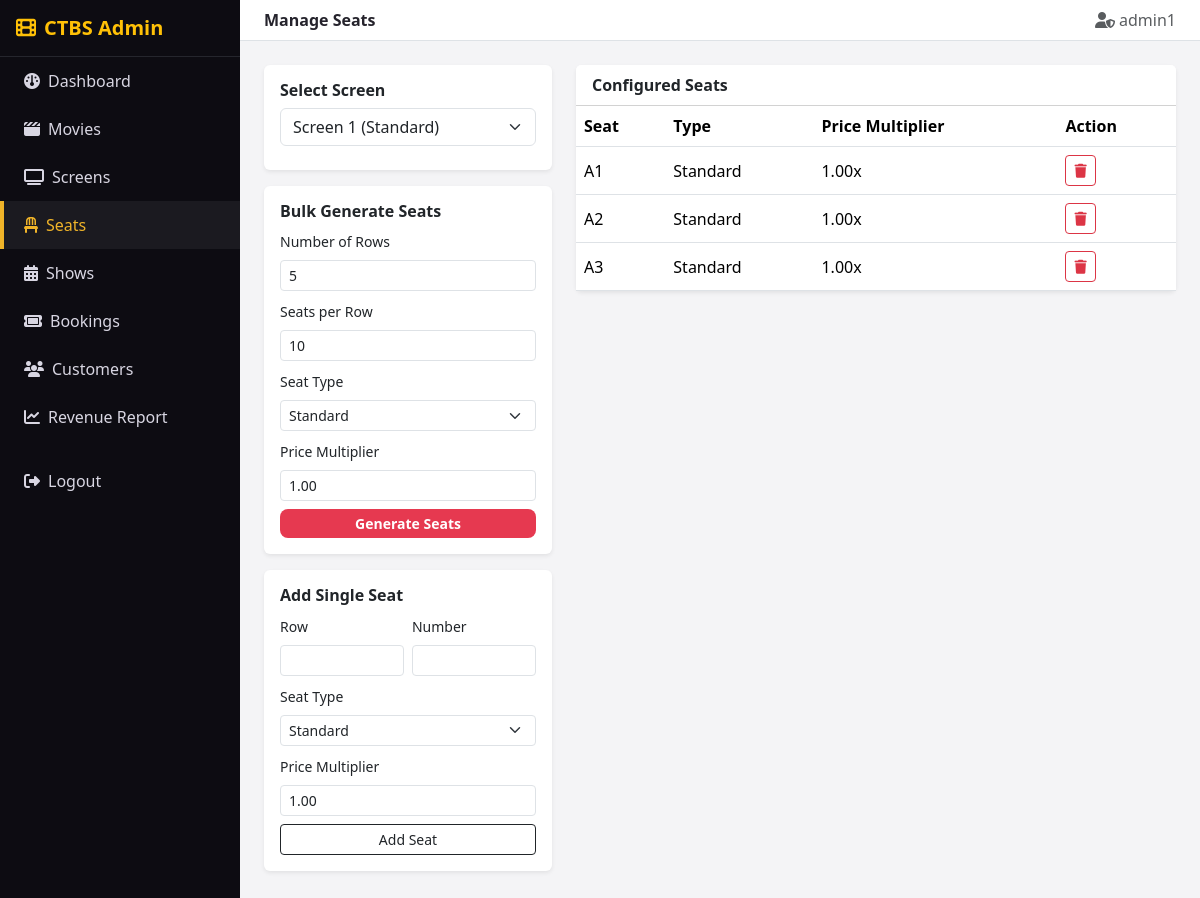
/admin/seats.php?screen_id=1 (signed in), run on the app's committed database.
### tables this page shows
CREATE TABLE Seat (
    seat_id INT PRIMARY KEY AUTO_INCREMENT,
    screen_id INT,
    seat_row CHAR(1),
    seat_number INT,
    seat_type ENUM('Standard','Premium','VIP') DEFAULT 'Standard',
    price_multiplier DECIMAL(3,2) DEFAULT 1.00,
    FOREIGN KEY (screen_id) REFERENCES Screen(screen_id),
    UNIQUE (screen_id, seat_row, seat_number)
);

### includes/auth.php (called while the page is built, shortened)
<?php
function h($str) {
    return htmlspecialchars($str ?? '', ENT_QUOTES, 'UTF-8');
}

### admin/seats.php (the view, shortened to what this page needs)
<?php
require_once '../includes/db.php';
require_once '../includes/auth.php';
$screens = mysqli_query($conn, "SELECT * FROM Screen ORDER BY screen_name");
$screen_id = isset($_GET['screen_id']) ? (int)$_GET['screen_id'] : 0;
require_once 'includes/admin_header.php';
$seats = [];
if ($screen_id) {
    $sStmt = mysqli_prepare($conn, "SELECT * FROM Seat WHERE screen_id = ? ORDER BY seat_row, seat_number");
    mysqli_stmt_bind_param($sStmt, "i", $screen_id);
    mysqli_stmt_execute($sStmt);
    $seats = mysqli_stmt_get_result($sStmt);
}
?>
<div class="row">
  <div class="col-md-4 mb-4">
    <div class="card border-0 shadow-sm">
      <div class="card-body">
        <h6 class="fw-bold">Select Screen</h6>
        <form method="GET" action="seats.php">
          <select name="screen_id" class="form-select mb-2" onchange="this.form.submit()">
            <?php mysqli_data_seek($screens, 0); while ($sc = mysqli_fetch_assoc($screens)): ?>
              <option value="<?php echo (int)$sc['screen_id']; ?>" <?php echo $screen_id === (int)$sc['screen_id'] ? 'selected' : ''; ?>>
                <?php echo h($sc['screen_name']); ?> (<?php echo h($sc['screen_type']); ?>)
              </option>
            <?php endwhile; ?>
          </select>
        </form>
      </div>
    </div>
    <?php if ($screen_id): ?>
    <div class="card border-0 shadow-sm mt-3">
      <div class="card-body">
        <h6 class="fw-bold">Bulk Generate Seats</h6>
        <form method="POST" action="seats.php">
          <div class="mb-2">
            <label class="form-label small">Number of Rows</label>
            <input type="number" name="rows_count" class="form-control form-control-sm" value="5" min="1" max="26" required>
          </div>
          <div class="mb-2">
            <label class="form-label small">Seats per Row</label>
            <input type="number" name="seats_per_row" class="form-control form-control-sm" value="10" min="1" required>
          </div>
          <div class="mb-2">
            <label class="form-label small">Seat Type</label>
            <select name="bulk_seat_type" class="form-select form-select-sm">
              <option value="Standard">Standard</option>
            </select>
          </div>
          <div class="mb-2">
            <label class="form-label small">Price Multiplier</label>
            <input type="number" step="0.01" name="bulk_price_multiplier" class="form-control form-control-sm" value="1.00" required>
          </div>
          <button type="submit" name="bulk_generate" value="1" class="btn btn-cinema btn-sm w-100">Generate Seats</button>
        </form>
      </div>
    </div>
    <div class="card border-0 shadow-sm mt-3">
      <div class="card-body">
        <h6 class="fw-bold">Add Single Seat</h6>
        <form method="POST" action="seats.php">
          <div class="row g-2 mb-2">
            <div class="col-6">
              <label class="form-label small">Row</label>
              <input type="text" name="seat_row" maxlength="1" class="form-control form-control-sm" required>
            </div>
            <div class="col-6">
              <label class="form-label small">Number</label>
              <input type="number" name="seat_number" class="form-control form-control-sm" required>
            </div>
          </div>
          <div class="mb-2">
            <label class="form-label small">Seat Type</label>
            <select name="seat_type" class="form-select form-select-sm">
              <option value="Standard">Standard</option>
            </select>
          </div>
          <div class="mb-2">
            <label class="form-label small">Price Multiplier</label>
            <input type="number" step="0.01" name="price_multiplier" class="form-control form-control-sm" value="1.00" required>
          </div>
          <button type="submit" name="add_seat" value="1" class="btn btn-outline-dark btn-sm w-100">Add Seat</button>
        </form>
      </div>
    </div>
    <?php endif; ?>
  </div>
  <div class="col-md-8">
    <?php if (!$screen_id): ?>
      <div class="alert alert-info">Select a screen on the left to view and manage its seats.</div>
    <?php else: ?>
      <div class="card border-0 shadow-sm">
        <div class="card-header bg-white fw-bold">Configured Seats</div>
        <div class="table-responsive">
          <table class="table table-cinema mb-0 align-middle">
            <thead><tr><th>Seat</th><th>Type</th><th>Price Multiplier</th><th>Action</th></tr></thead>
            <tbody>
              <?php if (mysqli_num_rows($seats) === 0): ?>
                <tr><td colspan="4" class="text-center text-muted py-3">No seats configured for this screen yet.</td></tr>
              <?php else: ?>
                <?php while ($s = mysqli_fetch_assoc($seats)): ?>
                  <tr>
                    <td><?php echo h($s['seat_row'] . $s['seat_number']); ?></td>
                    <td><?php echo h($s['seat_type']); ?></td>
                    <td><?php echo h($s['price_multiplier']); ?>x</td>
                    <td>
                      <a href="seat_delete.php?seat_id=<?php echo (int)$s['seat_id']; ?>&screen_id=<?php echo $screen_id; ?>"
                         class="btn btn-sm btn-outline-danger" onclick="return confirm('Remove this seat?');">
                        <i class="fa-solid fa-trash"></i>
                      </a>
                    </td>
                  </tr>
                <?php endwhile; ?>
              <?php endif; ?>
            </tbody>
          </table>
        </div>
      </div>
    <?php endif; ?>
  </div>
</div>
<?php require_once 'includes/admin_footer.php'; ?>

### css/style.css (style rules this page uses)
:root { --cinema-dark: #15131c; --cinema-darker: #0d0c12; --cinema-red: #e63950; --cinema-gold: #f0b429; --cinema-light: #f4f4f6; --cinema-card: #1f1c29; --cinema-muted: #9b97ad; }
body { background-color: var(--cinema-light); font-family: 'Segoe UI', Roboto, Arial, sans-serif; color: #25232c; }
.btn-cinema { background: var(--cinema-red); color: #fff; border: none; font-weight: 600; border-radius: 8px; }
.table-cinema thead { background: var(--cinema-dark); color: var(--cinema-gold); }

### data on the page
seat: seat_row+seat_number "A1", seat_type "Standard", price_multiplier "1.00"
seat: seat_row+seat_number "A2", seat_type "Standard", price_multiplier "1.00"
seat: seat_row+seat_number "A3", seat_type "Standard", price_multiplier "1.00"

### other printed values
$pageTitle "Manage Seats"
$_SESSION['admin_username'] "admin1"
form field screen_id "Screen 1 (Standard)"
